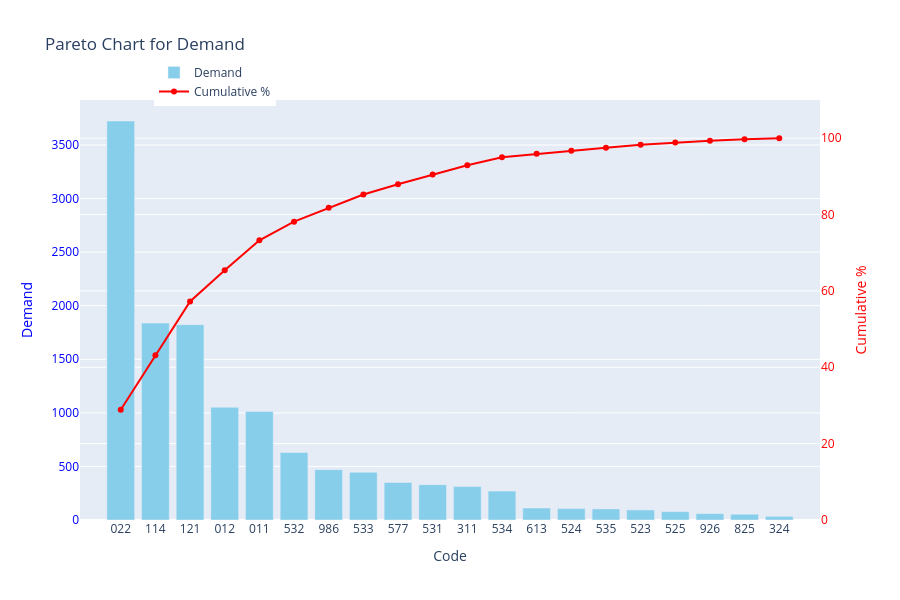

Notebook code cell kept with this figure:
### Code cell
df = pd.read_csv('result_df.csv', dtype={'Code': str}).sort_values(by='Profit Contribution', ascending=False).head(20)

model = ModelItemCodeAnalysis()

model.create_pareto_chart(df, 'Demand')



#

### Figure 1 — Plotly figure (JSON) as saved in the notebook; plotly's stock layout.template omitted (floating-point values rounded to 4 significant figures)
{"data": [{"marker": {"color": "skyblue"}, "name": "Demand", "type": "bar", "x": ["022", "114", "121", "012", "011", "532", "986", "533", "577", "531", "311", "534", "613", "524", "535", "523", "525", "926", "825", "324"], "y": [3724, 1838, 1823, 1052, 1013, 630, 470, 445, 350, 330, 312, 270, 112, 107, 103, 94, 78, 60, 54, 34], "yaxis": "y"}, {"marker": {"color": "red"}, "mode": "lines+markers", "name": "Cumulative %", "type": "scatter", "x": ["022", "114", "121", "012", "011", "532", "986", "533", "577", "531", "311", "534", "613", "524", "535", "523", "525", "926", "825", "324"], "y": [28.87, 43.12, 57.25, 65.41, 73.26, 78.15, 81.79, 85.24, 87.95, 90.51, 92.93, 95.02, 95.89, 96.72, 97.52, 98.25, 98.85, 99.32, 99.74, 100], "yaxis": "y2"}], "layout": {"bargap": 0.2, "height": 600, "legend": {"x": 0.1, "y": 1.1}, "title": {"text": "Pareto Chart for Demand"}, "width": 900, "xaxis": {"title": {"text": "Code"}}, "yaxis": {"tickfont": {"color": "blue"}, "title": {"font": {"color": "blue"}, "text": "Demand"}}, "yaxis2": {"overlaying": "y", "range": [0, 110], "side": "right", "tickfont": {"color": "red"}, "title": {"font": {"color": "red"}, "text": "Cumulative %"}}}}
